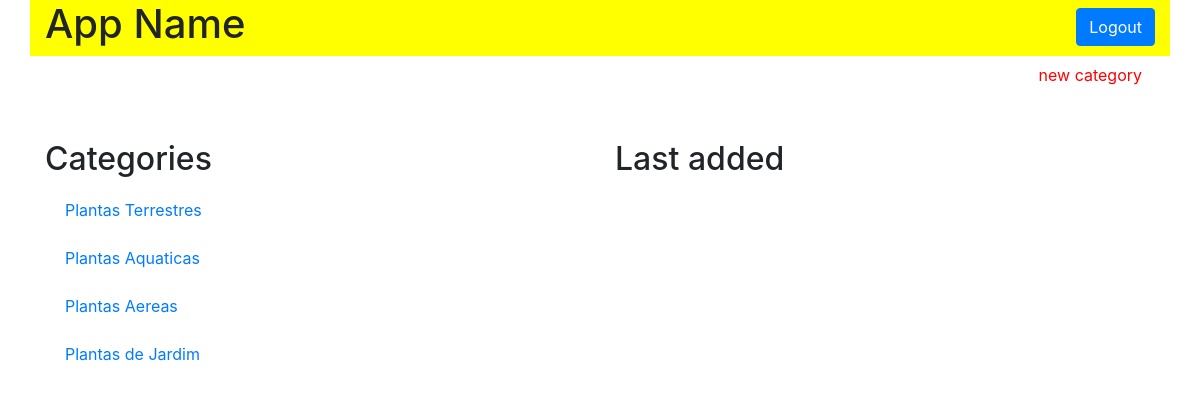
Page /category on the earlier database version.
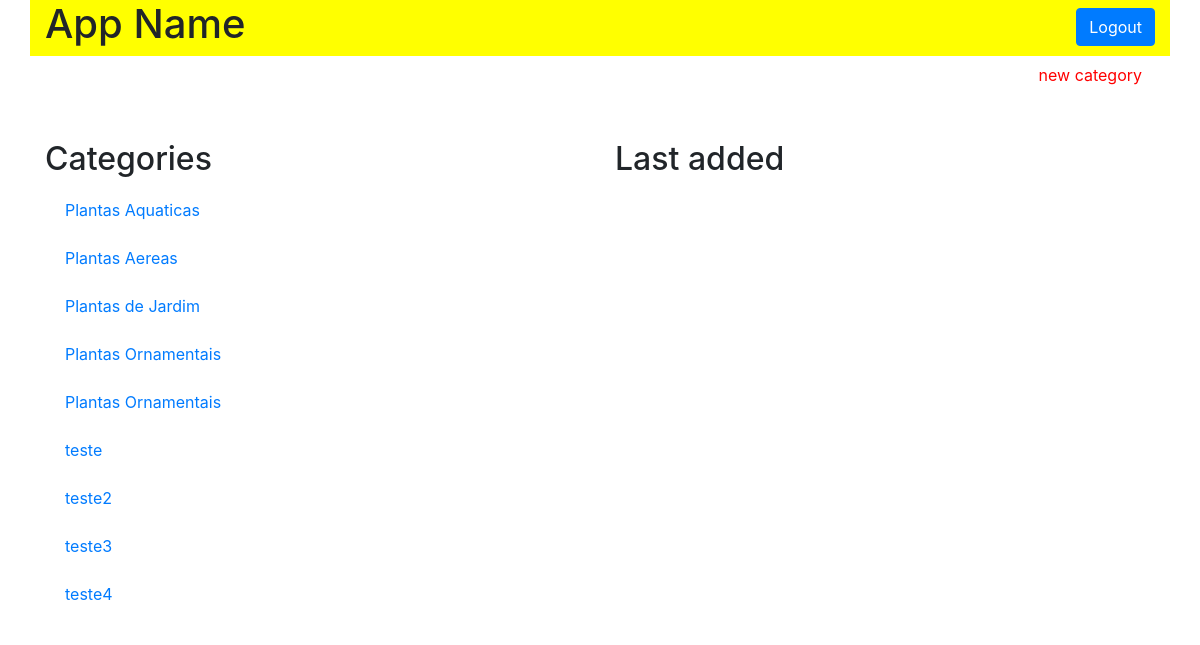
Same page on the later database version.
### models.py (models this page shows, shortened)
class Category(Base):
    __tablename__ = 'category'
    id = Column(Integer, primary_key=True)
    name = Column(String(50), nullable=False)

### application.py (the view)
@app.route('/category')
def catalogFunction():
    category = session.query(Category)
    if category == 0:
        flash("You have no categories yet!")
        return render_template('catalog.html', plantas=category)
    else:
        return render_template('catalog.html', plantas=category)

### templates/catalog.html (shortened to what this page needs)
<!DOCTYPE html>
<html lang="pt-br">
<head>
  <link rel="stylesheet" href="https://stackpath.bootstrapcdn.com/bootstrap/4.3.1/css/bootstrap.min.css">
  <link rel="stylesheet" href="{{ url_for('static', filename='styles.css') }}" />
</head>
<body>
  <div class="container">
    <header id="top-header" class="row">
      <div class="col-md-6">
        <h1>App Name</h1>
      </div>
      <div class="col-md-6">
        <button type="button"  id="log-in-out-button" class="btn btn-primary">Logout</button>
      </div>
    </header>
    <section class="row">
      <div class="col-md-12">
        <a href="#">
          <button id="new-item-button" class="btn btn-default link-color">
            new category
          </button>
        </a>
    </section>
    <section class="row">
      <div id="item-description" class="col-md-6">
        <h2>Categories</h2>
        {% for i in plantas %}
          <div class="list-group">
            <a href="#" class="list-group-item">{{ i.name }}</a>
          </div>
        {% endfor %}
      </div>
      <div id="item-description" class="col-md-6">
        <h2>Last added</h2>
      </div>
    </section>
  </div>
</body>
</html>

### static/styles.css (style rules this page uses)
#top-header { background-color: yellow; }
#log-in-out-button { float: right; margin-top: 1.5%; }
#new-item-button { float: right; }
.list-group-item { border: 0px; }
#item-description { margin-top: 4%; }
.link-color { color: red; }

Differences in the rows shown:
removed Category: name "Plantas Terrestres"
added Category: name "Plantas Ornamentais"
added Category: name "Plantas Ornamentais"
added Category: name "teste"
added Category: name "teste2"
added Category: name "teste3"
added Category: name "teste4"
